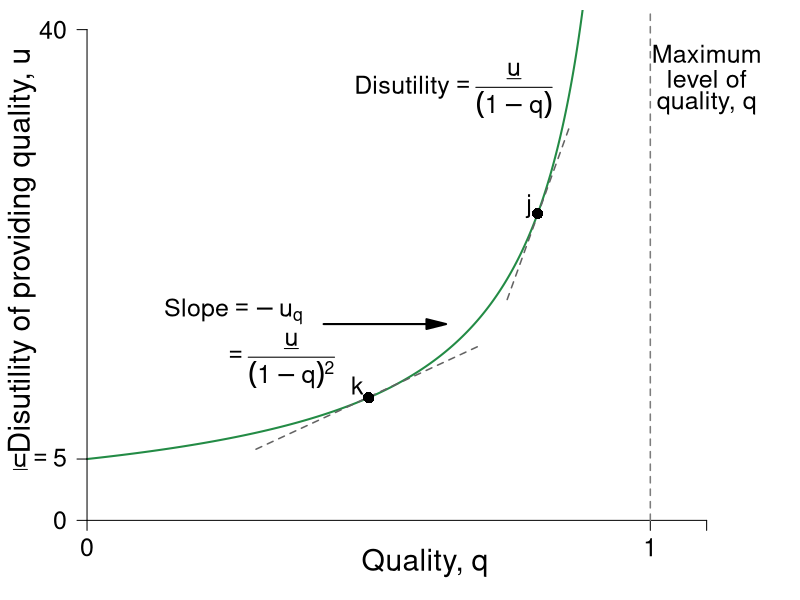

Recreate this plot in R.
require(ggplot2)
require(shape)
require(plotrix)
pdf(file = "information_power/ch11_fig2.pdf", width = 9, height = 7)

#Set parameters for graphics
pointsize <- 1.8
axislabelsize <- 1.8
labelsize <- 1.5
namesize <- 1.8
annotatesize <- 1.5
graphlinewidth <- 2
segmentlinewidth <- 1.5

disutilityFn <- function(q, delta = 5) {
  delta/(1 - q)
}

#COL <- c("#1B9E77", "#D95F02", "#7570B3", "#E7298A", "#66A61E", "#E6AB02", "#A6761D", "#666666")
COL <- c("#238b45","#7fc97f", "#beaed4", "#fdc086", "#ffff99")
COLA <- c("#e0f3db", "#99d8c9","#66c2a4","#41ae76", "#238b45", "#005824")
COLB <- c("#c6dbef", "#4eb3d3", "#2b8cbe", "#0868ac","#084081")
COLC <- c("#fcfbfd", "#efedf5", "#dadaeb", "#bcbddc", "#9e9ac8", "#807dba", "#6a51a3", "#54278f", "#3f007d")
grays <- gray.colors(25, start = 1, end = 0)

par(mar =  c(3, 3, .5, .5))
xlims <- c(0, 1.2)
ylims <- c(0, 40)


plot(0, 0, xlim = xlims, ylim = ylims, type = "n",
     xlab = expression(paste(""), cex = axislabelsize),
     ylab = expression(paste(""), cex = axislabelsize),
     xaxt = "n", yaxt = "n", cex.lab = axislabelsize, bty = "n")

npts <- 500 
npts2 <- 501
#Specify the sequences of points for graphing. 
xx1 <- seq(xlims[1], 0.9, length.out = npts)
xx2 <- seq(xlims[1], xlims[2], length.out = npts)
xx3 <- seq(xlims[1], xlims[2], length.out = npts2)
xx4 <- seq(xlims[1], 25, length.out = npts2)

#Draw the lines for the graphs
lines(xx1, disutilityFn(xx1), col = COL[1], lwd = graphlinewidth)
#lines(xx2, solowCondition(xx2, delta = 5), col = COL[3], lwd = 4)
#lines(xx2, solowInfeas(xx2, delta = 5), col = COL[1], lwd = 4, lty = 2)

#Customize ticks and labels for the plot
ticksy <- c(0, 5, 40)
ylabels <- c(0, expression(underline(u) == 5), 40)
ticksx <- c(0, 1, 1.1)
xlabels <- c(0, 1.0, NA)

axis(1, at = ticksx, pos = 0, labels = xlabels, cex.axis = labelsize)
axis(2, at = ticksy, pos = 0, labels = ylabels, las = 1, cex.axis = labelsize)

# Axis labels 
text(0.5*xlims[2], -3.5, expression(paste("Quality, ", q)), xpd = TRUE, cex = axislabelsize) 
text(-0.115, 0.55*ylims[2], expression(paste("Disutility of providing quality, ", u)), xpd = TRUE, cex = axislabelsize, srt = 90) 

#Annotation of the  graphs
text(0.65, 35, expression(paste("Disutility", phantom() == frac(underline("u"), (1 - q)))), cex = labelsize)

#Line for the absolute maximum quality
segments(1, 0, 1, 42, lty = 2, lwd = 1.5, col = grays[20])

#Arrow to Slope of BRF
Arrows(0.42, 16, 0.62, 16, col = "black", lty = 1, lwd = 2, arr.type = "triangle")
text(0.26, 17, expression(paste("Slope", phantom() == -u[q])), cex = labelsize)
text(0.34, 13, expression(paste(phantom() == frac(underline(u), (1-q)^2))), cex = labelsize)

#tangent lines
segments(0.7459, 18, 0.8559, 32, lty = 2, col = grays[22], lwd = segmentlinewidth)
segments(0.3, 5.8, 0.7, 14.3, lty = 2, col = grays[22], lwd = segmentlinewidth)

#Points for differing levels of q
points(0.8, 25, pch = 16, col = "black", cex = 1.5)
points(0.5, 10, pch = 16, col = "black", cex = 1.5)

#tangent point lables
text(0.785, 25.6, expression(paste(j)), cex = labelsize)
text(0.48, 11, expression(paste(k)), cex = labelsize)


#Text to indicate delta = 5
#text(0.2, 38, expression(paste("Disutility of effort")), cex = labelsize)
#text(0.2, 36, expression(paste("set to ", underline("u"), " = 5")), cex = labelsize)

#Text for max quality
text(1.1, 38, expression(paste("Maximum")), cex = labelsize)
text(1.1, 36, expression(paste("level of")), cex = labelsize)
text(1.1, 34, expression(paste("quality, q")), cex = labelsize)


dev.off()
